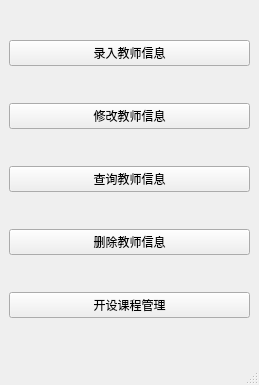
<?xml version="1.0" encoding="UTF-8"?>
<ui version="4.0">
 <class>Main_Menu</class>
 <widget class="QMainWindow" name="Main_Menu">
  <property name="geometry">
   <rect>
    <x>0</x>
    <y>0</y>
    <width>259</width>
    <height>385</height>
   </rect>
  </property>
  <property name="windowTitle">
   <string>主菜单</string>
  </property>
  <widget class="QWidget" name="centralwidget">
   <layout class="QVBoxLayout" name="verticalLayout">
    <item>
     <widget class="QPushButton" name="pushButton_2">
      <property name="text">
       <string>录入教师信息</string>
      </property>
     </widget>
    </item>
    <item>
     <widget class="QPushButton" name="pushButton">
      <property name="text">
       <string>修改教师信息</string>
      </property>
     </widget>
    </item>
    <item>
     <widget class="QPushButton" name="pushButton_3">
      <property name="text">
       <string>查询教师信息</string>
      </property>
     </widget>
    </item>
    <item>
     <widget class="QPushButton" name="pushButton_5">
      <property name="text">
       <string>删除教师信息</string>
      </property>
     </widget>
    </item>
    <item>
     <widget class="QPushButton" name="pushButton_4">
      <property name="text">
       <string>开设课程管理</string>
      </property>
     </widget>
    </item>
   </layout>
  </widget>
  <widget class="QStatusBar" name="statusbar"/>
 </widget>
 <resources/>
 <connections/>
</ui>
